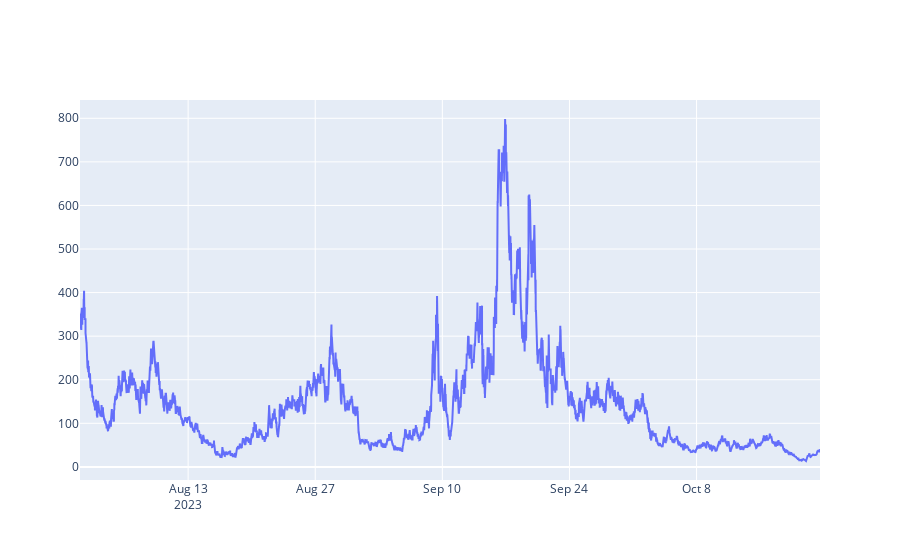

This figure's notebook cell:
### Code cell
import plotly.graph_objects as go

fig = go.Figure(data=[go.Scatter(x=stat['_equity_curve'].index, y=stat['_equity_curve']['Equity'])])
fig.show()

### Figure 1 — Plotly figure (JSON) as saved in the notebook; plotly's stock layout.template omitted (floating-point values rounded to 4 significant figures; data arrays with more than 128 entries replaced by an {"elided": "..."} marker saying what was removed)
{"data": [{"type": "scatter", "x": {"elided": "23473 str values"}, "y": {"elided": "23473 float values"}}], "layout": {}}
